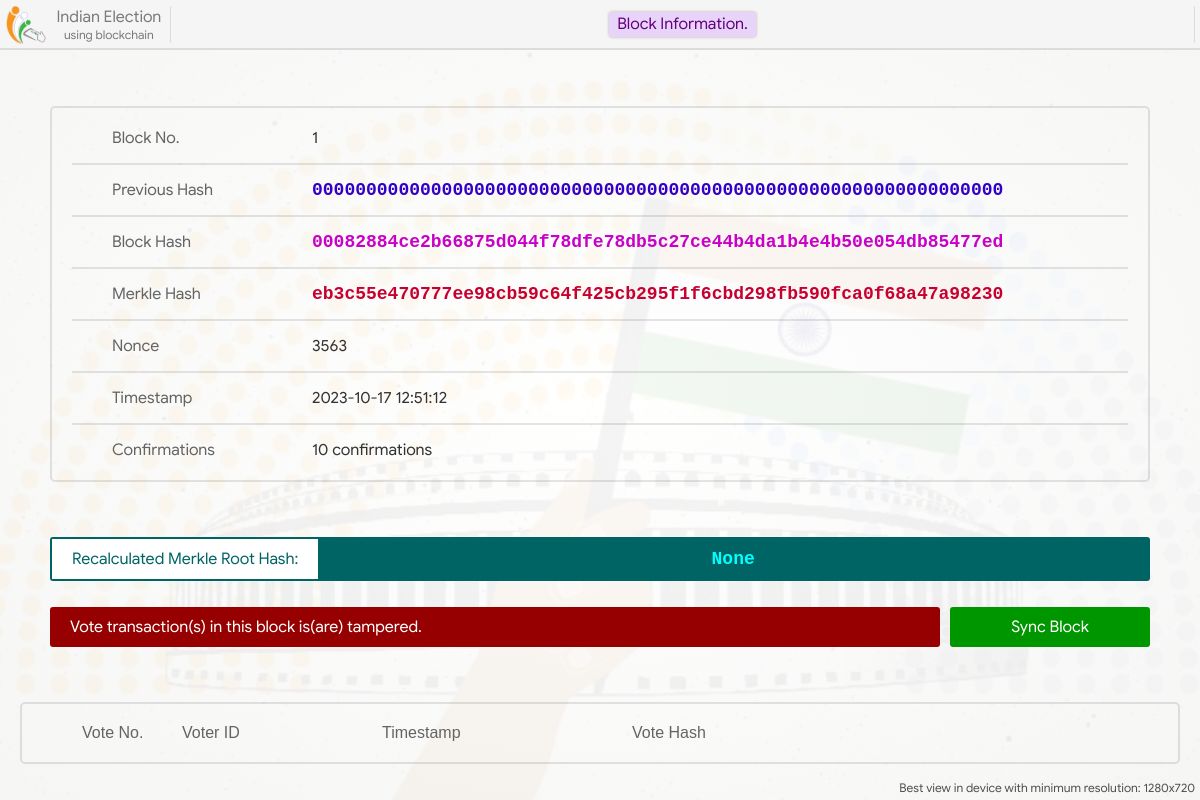
Page /block-info/?id=1 on the committed database.
### home/models.py (models this page shows)
class Block(models.Model):
    prev_hash = models.CharField(max_length=100, blank=True)
    merkle_hash = models.CharField(max_length=100, blank=True)
    this_hash = models.CharField(max_length=100, blank=True)
    nonce = models.IntegerField(null=True)
    timestamp = models.DateTimeField()

### home/views.py (the view)
# urls.py: path('block-info/', views.block_info, name='block-info'),
def block_info(request):
    try:
        block = Block.objects.get(id=request.GET.get('id'))
        confirmed_by = (Block.objects.all().count() - block.id) + 1
        votes = Vote.objects.filter(block_id=request.GET.get('id'))
        vote_hashes = [SHA3_256.new((f'{vote.uuid}|{vote.vote_party_id}|{vote.timestamp}').encode('utf-8')).hexdigest() for vote in votes]
        root = MerkleTools()
        root.add_leaf([f'{vote.uuid}|{vote.vote_party_id}|{vote.timestamp}' for vote in votes], True)
        root.make_tree()
        merkle_hash = root.get_merkle_root()
        tampered = block.merkle_hash != merkle_hash
        context = {
            'this_block': block,
            'confirmed_by': confirmed_by,
            'votes': zip(votes, vote_hashes),
            're_merkle_hash': merkle_hash,
            'isTampered': tampered,
        }
        return render(request, 'block-info.html', context)
    except Exception as e:
        print(str(e))
        return render(request, 'block-info.html')

### home/merkle_tool.py (called while the page is built)
    def reset_tree(self):
        self.leaves = list()
        self.levels = None
        self.is_ready = False

    def add_leaf(self, values, do_hash=False):
        self.is_ready = False
        if not isinstance(values, tuple) and not isinstance(values, list):
            values = [values]
        for v in values:
            if do_hash:
                v = v.encode('utf-8')
                v = SHA3_256.new(v).hexdigest()
            v = bytearray.fromhex(v)
            self.leaves.append(v)

    def get_leaf_count(self):
        return len(self.leaves)

    def make_tree(self):
        self.is_ready = False
        if self.get_leaf_count() > 0:
            self.levels = [self.leaves, ]
            while len(self.levels[0]) > 1:
                self._calculate_next_level()
        self.is_ready = True

    def get_merkle_root(self):
        if self.is_ready:
            if self.levels is not None:
                return self._to_hex(self.levels[0][0])
            else:
                return None
        else:
            return None

### home/templates/block-info.html (shortened to what this page needs)
{% extends 'base.html' %}
{% load static %}
{% block head %}
    <link rel="stylesheet" type="text/css" href="{% static 'css/block-info.css' %}">
{% endblock %}
{% block main_content %}
<div class="block-info">
    <table class="block-info-table">
        <tr>
            <td>Block No.</td>
            <td>{{this_block.id}}</td>
        </tr>
        <tr>
            <td>Previous Hash</td>
            <td>{{this_block.prev_hash}}</td>
        </tr>
        <tr>
            <td>Block Hash</td>
            <td>{{this_block.this_hash}}</td>
        </tr>
        <tr>
            <td>Merkle Hash</td>
            <td>{{this_block.merkle_hash}}</td>
        </tr>
        <tr>
            <td>Nonce</td>
            <td>{{this_block.nonce}}</td>
        </tr>
        <tr>
            <td>Timestamp</td>
            <td>{{this_block.timestamp|date:"Y-m-d"}} {{this_block.timestamp|time:"H:i:s"}}</td>
        </tr>
        <tr>
            <td>Confirmations</td>
            <td>{{confirmed_by}} confirmations</td>
        </tr>
    </table>
</div>
<div class="merkle-root">
    <span>Recalculated Merkle Root Hash: </span> <span class="hash">{{re_merkle_hash}}</span>
</div>
{% if isTampered %}
<div class="tempered">
    <div class="tamper-info" style="background: rgb(150,0,0);">Vote transaction(s) in this block is(are) tampered.</div>
    <div class="sync-block">Sync Block</div>
</div>
{% else %}
<div class="tempered">
    <div class="tamper-info">All the vote transactions in this block are intact. (Not Tampered)</div>
</div>
{% endif %}
<div class="vote-info">
    <table>
        <tr>
            <td>Vote No.</td>
            <td>Voter ID</td>
            <td>Timestamp</td>
            <td>Vote Hash</td>
        </tr>
    </table>
</div>
{% endblock %}

### home/static/css/base.css (style rules this page uses)
* { box-sizing: border-box; font-family: calibri; font-size: 20px; }
html, body { display: flex; padding: 0; margin: 0; width: 100%; min-height: 100%; }
body { display: flex; flex-direction: column; background: url('../images/vote-bg.jpg'); background-position: center; background-repeat: no-repeat; background-size: cover; background-attachment: fixed; }

### home/static/css/block-info.css (style rules this page uses)
* { font-size: 16px; }
.block-info, .vote-info { width: 100%; max-width: 1100px; margin: auto; padding: 5px 20px; border: 2px solid rgba(0, 0, 0, 0.1); border-radius: 5px; }
.vote-info { max-width: 1400px; margin-top: 40px; }
.block-info > table, .vote-info > table { color: black; border-collapse: collapse; width: 100%; table-layout: fixed; }
.block-info > table tr > td, .vote-info > table tr > td { padding: 15px 40px; border-bottom: 2px solid rgba(0, 0, 0, 0.1); }
.block-info > table tr > td:first-child { color: rgb(100, 100, 100); width: 200px; }
.block-info > table tr > td:last-child { color: rgb(50, 50, 50); }
.block-info > table tr:nth-child(2) > td:last-child { color: rgb(50, 0, 200); font-family: 'Courier New', Courier, monospace; font-weight: bold; font-size: 18px; white-space: nowrap; overflow: hidden !important; text-overflow: ellipsis; }
.block-info > table tr:nth-child(3) > td:last-child { color: rgb(200, 0, 200); font-family: 'Courier New', Courier, monospace; font-weight: bold; font-size: 18px; white-space: nowrap; overflow: hidden !important; text-overflow: ellipsis; }
.block-info > table tr:nth-child(4) > td:last-child { color: rgb(200, 0, 50); font-family: 'Courier New', Courier, monospace; font-weight: bold; font-size: 18px; white-space: nowrap; overflow: hidden !important; text-overflow: ellipsis; }
.block-info > table tr:last-child td, .vote-info > table tr:last-child td { border-bottom: none; }
.vote-info > table { color: rgb(50, 50, 50); }
.vote-info > table tr td:nth-child(1) { width: 100px; text-align: left; white-space: nowrap; }
.vote-info > table tr td:nth-child(2) { width: 200px; white-space: nowrap; overflow: hidden !important; text-overflow: ellipsis; white-space: nowrap; }
.vote-info > table tr td:nth-child(3) { width: 250px; white-space: nowrap; }
.vote-info > table tr td:nth-child(4) { white-space: nowrap; overflow: hidden !important; text-overflow: ellipsis; color: rgb(100, 0, 200); font-family: 'Courier New', Courier, monospace; font-weight: bold; font-size: 18px; }
.vote-info > table tr:first-child td { color: rgb(100, 100, 100); font-family: Arial, Helvetica, sans-serif; font-weight: normal; font-size: 16px; }
.merkle-root { display: flex; width: 100%; max-width: 1100px; margin: auto; margin-top: 40px; background: rgb(0,100,100); color: rgb(0,100,100); border: 2px solid rgb(0,100,100, 0.3); border-radius: 3px; }
.merkle-root > span:first-child { margin: auto; background: white; padding: 10px 20px; }
.merkle-root > .hash { margin: auto; flex: 1; text-align: center; color: rgb(0, 255, 255); font-family: 'Courier New', Courier, monospace; font-weight: bold; font-size: 18px; padding: 10px 20px; }
.sync-block { margin: auto; width: 200px; text-align: center; background: rgb(0, 150, 0); padding: 10px 20px; color: white; margin-left: 10px; border-radius: 3px; transition: 0.3s; cursor: pointer; }
.tempered { margin: auto; margin-top: 10px; width: 100%; max-width: 1100px; display: flex; }
.tamper-info { flex: 1; background: rgb(0, 150, 0); padding: 10px 20px; color: white; border-radius: 3px; }

### rows in the picture
Block: id "1", prev_hash "0000000000000000000000000000000000000000000000000000000000000000", this_hash "00082884ce2b66875d044f78dfe78db5c27ce44b4da1b4e4b50e054db85477ed", merkle_hash "eb3c55e470777ee98cb59c64f425cb295f1f6cbd298fb590fca0f68a47a98230", nonce "3563", timestamp "2023-10-17", timestamp "12:51:12"

### other values in the picture
{{ confirmed_by }} "10"
{{ re_merkle_hash }} "None"
